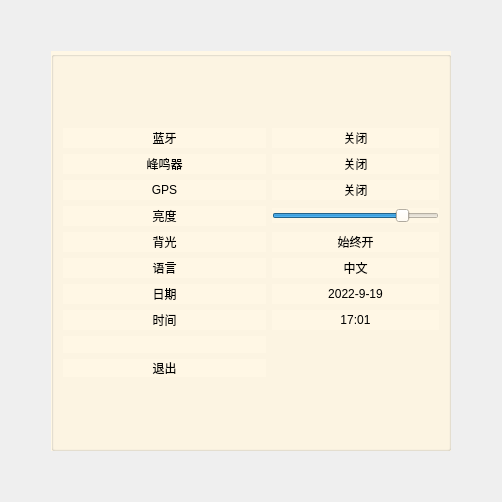
          <widget class="QWidget" name="tab_5">
           <attribute name="title">
            <string>用户设置</string>
           </attribute>
           <layout class="QGridLayout" name="gridLayout_6">
            <item row="1" column="2">
             <spacer name="horizontalSpacer_6">
              <property name="orientation">
               <enum>Qt::Horizontal</enum>
              </property>
              <property name="sizeHint" stdset="0">
               <size>
                <width>40</width>
                <height>20</height>
               </size>
              </property>
             </spacer>
            </item>
            <item row="0" column="1">
             <spacer name="verticalSpacer">
              <property name="orientation">
               <enum>Qt::Vertical</enum>
              </property>
              <property name="sizeHint" stdset="0">
               <size>
                <width>20</width>
                <height>40</height>
               </size>
              </property>
             </spacer>
            </item>
            <item row="1" column="1">
             <widget class="QGroupBox" name="groupBox">
              <property name="minimumSize">
               <size>
                <width>400</width>
                <height>400</height>
               </size>
              </property>
              <property name="styleSheet">
               <string notr="true">border-color: rgb(0, 0, 0);
background-color: rgb(255, 247, 229);</string>
              </property>
              <property name="title">
               <string/>
              </property>
              <layout class="QGridLayout" name="gridLayout_10">
               <item row="0" column="0">
                <layout class="QGridLayout" name="gridLayout_4">
                 <item row="0" column="0">
                  <widget class="QLabel" name="label_2">
                   <property name="minimumSize">
                    <size>
                     <width>0</width>
                     <height>20</height>
                    </size>
                   </property>
                   <property name="maximumSize">
                    <size>
                     <width>16777215</width>
                     <height>20</height>
                    </size>
                   </property>
                   <property name="styleSheet">
                    <string notr="true">border-left-color: rgb(255, 85, 127);</string>
                   </property>
                   <property name="text">
                    <string>蓝牙</string>
                   </property>
                   <property name="alignment">
                    <set>Qt::AlignCenter</set>
                   </property>
                  </widget>
                 </item>
                 <item row="1" column="0">
                  <widget class="QLabel" name="label_3">
                   <property name="minimumSize">
                    <size>
                     <width>0</width>
                     <height>20</height>
                    </size>
                   </property>
                   <property name="maximumSize">
                    <size>
                     <width>16777215</width>
                     <height>20</height>
                    </size>
                   </property>
                   <property name="styleSheet">
                    <string notr="true">border-left-color: rgb(255, 85, 127);</string>
                   </property>
                   <property name="text">
                    <string>峰鸣器</string>
                   </property>
                   <property name="alignment">
                    <set>Qt::AlignCenter</set>
                   </property>
                  </widget>
                 </item>
                 <item row="2" column="0">
                  <widget class="QLabel" name="label_4">
                   <property name="minimumSize">
                    <size>
                     <width>0</width>
                     <height>20</height>
                    </size>
                   </property>
                   <property name="maximumSize">
                    <size>
                     <width>16777215</width>
                     <height>20</height>
                    </size>
                   </property>
                   <property name="styleSheet">
                    <string notr="true">border-left-color: rgb(255, 85, 127);</string>
                   </property>
                   <property name="text">
                    <string>GPS</string>
                   </property>
                   <property name="alignment">
                    <set>Qt::AlignCenter</set>
                   </property>
                  </widget>
                 </item>
                 <item row="6" column="1">
                  <widget class="QLabel" name="label_14">
                   <property name="text">
                    <string>2022-9-19</string>
                   </property>
                   <property name="alignment">
                    <set>Qt::AlignCenter</set>
                   </property>
                  </widget>
                 </item>
                 <item row="7" column="0">
                  <widget class="QLabel" name="label_15">
                   <property name="minimumSize">
                    <size>
                     <width>0</width>
                     <height>20</height>
                    </size>
                   </property>
                   <property name="maximumSize">
                    <size>
                     <width>16777215</width>
                     <height>20</height>
                    </size>
                   </property>
                   <property name="styleSheet">
                    <string notr="true">border-left-color: rgb(255, 85, 127);</string>
                   </property>
                   <property name="text">
                    <string>时间</string>
                   </property>
                   <property name="alignment">
                    <set>Qt::AlignCenter</set>
                   </property>
                  </widget>
                 </item>
                 <item row="3" column="0">
                  <widget class="QLabel" name="label_5">
                   <property name="minimumSize">
                    <size>
                     <width>0</width>
                     <height>20</height>
                    </size>
                   </property>
                   <property name="maximumSize">
                    <size>
                     <width>16777215</width>
                     <height>20</height>
                    </size>
                   </property>
                   <property name="styleSheet">
                    <string notr="true">border-left-color: rgb(255, 85, 127);</string>
                   </property>
                   <property name="text">
                    <string>亮度</string>
                   </property>
                   <property name="alignment">
                    <set>Qt::AlignCenter</set>
                   </property>
                  </widget>
                 </item>
                 <item row="9" column="0">
                  <widget class="QLabel" name="label_18">
                   <property name="maximumSize">
                    <size>
                     <width>16777215</width>
                     <height>20</height>
                    </size>
                   </property>
                   <property name="styleSheet">
                    <string notr="true">border-left-color: rgb(255, 85, 127);</string>
                   </property>
                   <property name="text">
                    <string>退出</string>
                   </property>
                   <property name="alignment">
                    <set>Qt::AlignCenter</set>
                   </property>
                  </widget>
                 </item>
                 <item row="5" column="1">
                  <widget class="QLabel" name="label_12">
                   <property name="minimumSize">
                    <size>
                     <width>0</width>
                     <height>20</height>
                    </size>
                   </property>
                   <property name="maximumSize">
                    <size>
                     <width>16777215</width>
                     <height>20</height>
                    </size>
                   </property>
                   <property name="text">
                    <string>中文</string>
                   </property>
                   <property name="alignment">
                    <set>Qt::AlignCenter</set>
                   </property>
                  </widget>
                 </item>
                 <item row="7" column="1">
                  <widget class="QLabel" name="label_16">
                   <property name="minimumSize">
                    <size>
                     <width>0</width>
                     <height>20</height>
                    </size>
                   </property>
                   <property name="maximumSize">
                    <size>
                     <width>16777215</width>
                     <height>20</height>
                    </size>
                   </property>
                   <property name="text">
                    <string>17:01</string>
                   </property>
                   <property name="alignment">
                    <set>Qt::AlignCenter</set>
                   </property>
                  </widget>
                 </item>
                 <item row="8" column="0">
                  <widget class="QLabel" name="label_17">
                   <property name="maximumSize">
                    <size>
                     <width>16777215</width>
                     <height>20</height>
                    </size>
                   </property>
                   <property name="styleSheet">
                    <string notr="true">border-left-color: rgb(255, 85, 127);</string>
                   </property>
                   <property name="text">
                    <string/>
                   </property>
                  </widget>
                 </item>
                 <item row="4" column="0">
                  <widget class="QLabel" name="label">
                   <property name="minimumSize">
                    <size>
                     <width>0</width>
                     <height>20</height>
                    </size>
                   </property>
                   <property name="maximumSize">
                    <size>
                     <width>16777215</width>
                     <height>20</height>
                    </size>
                   </property>
                   <property name="styleSheet">
                    <string notr="true">border-left-color: rgb(255, 85, 127);</string>
                   </property>
                   <property name="text">
                    <string>背光</string>
                   </property>
                   <property name="alignment">
                    <set>Qt::AlignCenter</set>
                   </property>
                  </widget>
                 </item>
                 <item row="5" column="0">
                  <widget class="QLabel" name="label_6">
                   <property name="minimumSize">
                    <size>
                     <width>0</width>
                     <height>20</height>
                    </size>
                   </property>
                   <property name="maximumSize">
                    <size>
                     <width>16777215</width>
                     <height>20</height>
                    </size>
                   </property>
                   <property name="styleSheet">
                    <string notr="true">border-left-color: rgb(255, 85, 127);</string>
                   </property>
                   <property name="text">
                    <string>语言</string>
                   </property>
                   <property name="alignment">
                    <set>Qt::AlignCenter</set>
                   </property>
                  </widget>
                 </item>
                 <item row="6" column="0">
                  <widget class="QLabel" name="label_13">
                   <property name="minimumSize">
                    <size>
                     <width>0</width>
                     <height>20</height>
                    </size>
                   </property>
                   <property name="maximumSize">
                    <size>
                     <width>16777215</width>
                     <height>20</height>
                    </size>
                   </property>
                   <property name="styleSheet">
                    <string notr="true">border-left-color: rgb(255, 85, 127);</string>
                   </property>
                   <property name="text">
                    <string>日期</string>
                   </property>
                   <property name="alignment">
                    <set>Qt::AlignCenter</set>
                   </property>
                  </widget>
                 </item>
                 <item row="3" column="1">
                  <widget class="QSlider" name="horizontalSlider">
                   <property name="maximumSize">
                    <size>
                     <width>167</width>
                     <height>16777215</height>
                    </size>
                   </property>
                   <property name="value">
                    <number>80</number>
                   </property>
                   <property name="orientation">
                    <enum>Qt::Horizontal</enum>
                   </property>
                  </widget>
                 </item>
                 <item row="0" column="1">
                  <widget class="QPushButton" name="pushButton_5">
                   <property name="minimumSize">
                    <size>
                     <width>0</width>
                     <height>20</height>
                    </size>
                   </property>
                   <property name="maximumSize">
                    <size>
                     <width>16777215</width>
                     <height>20</height>
                    </size>
                   </property>
                   <property name="styleSheet">
                    <string notr="true">border:none;</string>
                   </property>
                   <property name="text">
                    <string>关闭</string>
                   </property>
                  </widget>
                 </item>
                 <item row="1" column="1">
                  <widget class="QPushButton" name="pushButton_6">
                   <property name="minimumSize">
                    <size>
                     <width>0</width>
                     <height>20</height>
                    </size>
                   </property>
                   <property name="maximumSize">
                    <size>
                     <width>16777215</width>
                     <height>20</height>
                    </size>
                   </property>
                   <property name="styleSheet">
                    <string notr="true">border:none;</string>
                   </property>
                   <property name="text">
                    <string>关闭</string>
                   </property>
                  </widget>
                 </item>
                 <item row="2" column="1">
                  <widget class="QPushButton" name="pushButton_7">
                   <property name="minimumSize">
                    <size>
                     <width>0</width>
                     <height>20</height>
                    </size>
                   </property>
                   <property name="maximumSize">
                    <size>
                     <width>16777215</width>
                     <height>20</height>
                    </size>
                   </property>
                   <property name="styleSheet">
                    <string notr="true">border:none;</string>
                   </property>
                   <property name="text">
                    <string>关闭</string>
                   </property>
                  </widget>
                 </item>
                 <item row="4" column="1">
                  <widget class="QPushButton" name="pushButton_8">
                   <property name="minimumSize">
                    <size>
                     <width>0</width>
                     <height>20</height>
                    </size>
                   </property>
                   <property name="styleSheet">
                    <string notr="true">border:none;</string>
                   </property>
                   <property name="text">
                    <string>始终开</string>
                   </property>
                  </widget>
                 </item>
                </layout>
               </item>
              </layout>
             </widget>
            </item>
            <item row="1" column="0">
             <spacer name="horizontalSpacer_5">
              <property name="orientation">
               <enum>Qt::Horizontal</enum>
              </property>
              <property name="sizeHint" stdset="0">
               <size>
                <width>40</width>
                <height>20</height>
               </size>
              </property>
             </spacer>
            </item>
            <item row="2" column="1">
             <spacer name="verticalSpacer_2">
              <property name="orientation">
               <enum>Qt::Vertical</enum>
              </property>
              <property name="sizeHint" stdset="0">
               <size>
                <width>20</width>
                <height>40</height>
               </size>
              </property>
             </spacer>
            </item>
           </layout>
          </widget>
